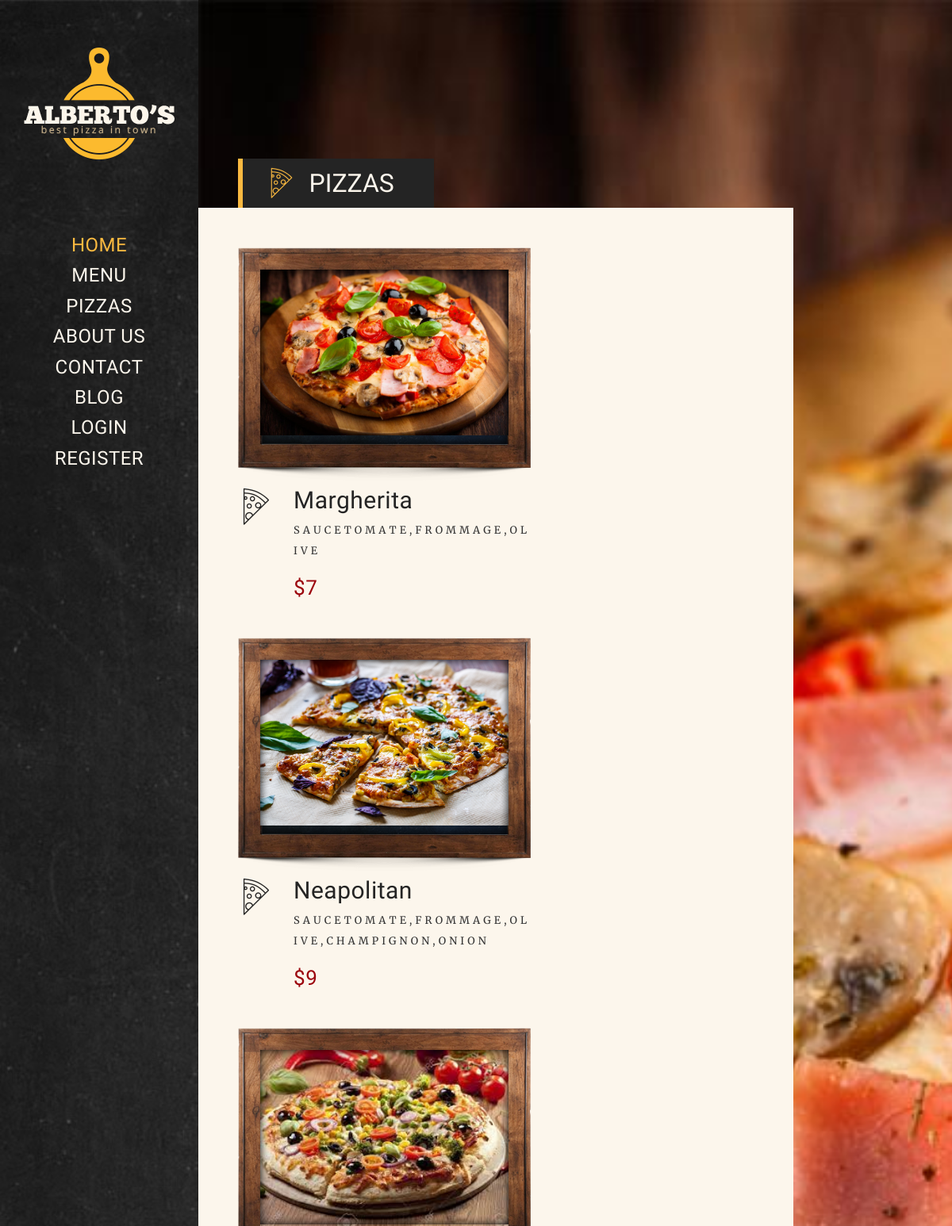
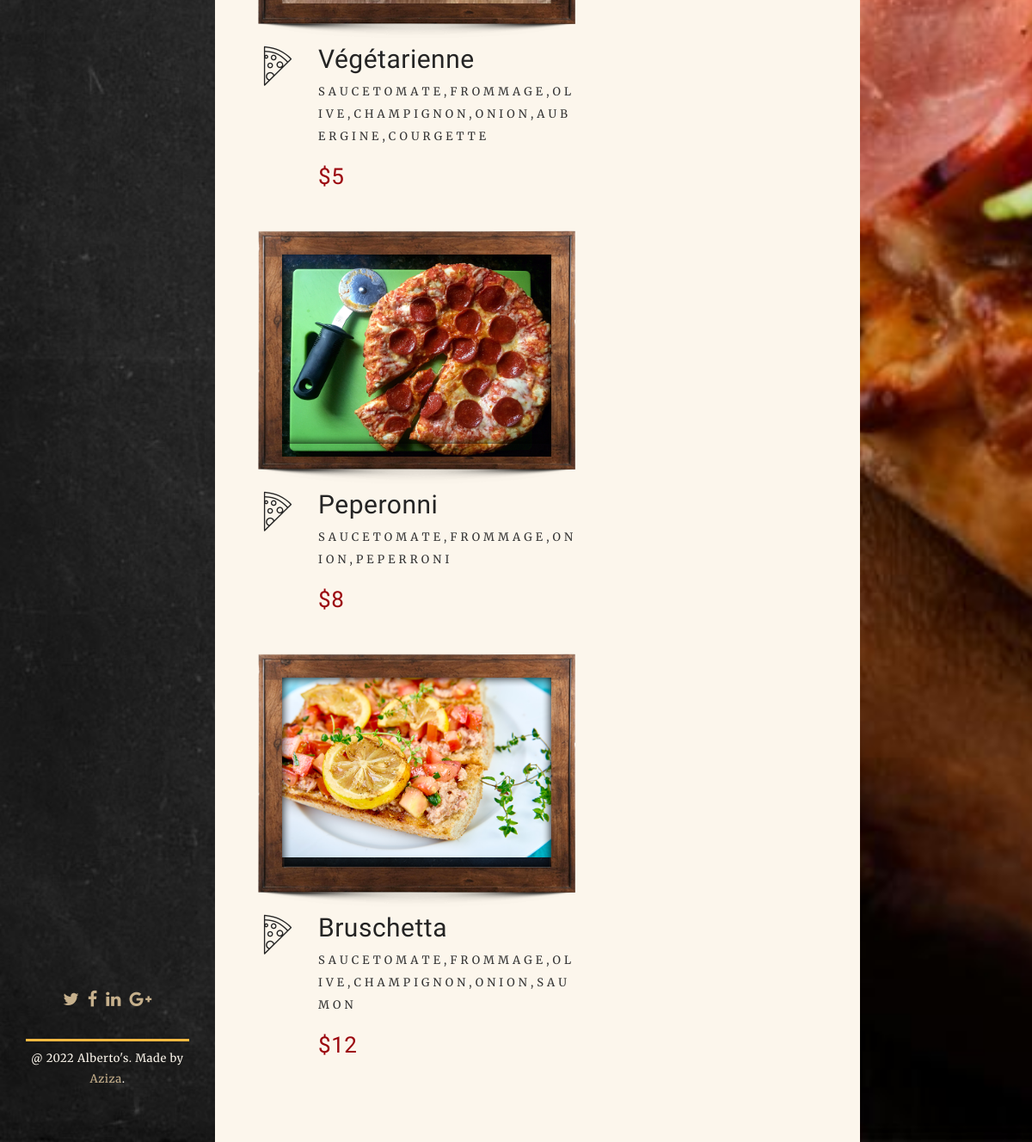
Page /pizzas/ on the committed database (2 pictures, top to bottom).
### menu/models.py (models this page shows, shortened)
class Pizza(models.Model):
    type = ForeignKey('Type', on_delete=models.SET_NULL, null=True, blank=True)
    title = CharField(max_length=150, unique=True,null=True,blank=True)
    slug = SlugField(unique=True, db_index=True, null=True, blank=True)
    price = IntegerField(default=1)
    picture = ImageField(null=True, upload_to="pizza/")
    state = IntegerField(default=0, choices=LIST_STATE)
    created = DateTimeField(auto_now_add=True)
    updated = DateTimeField(auto_now=True)
    ingredients = ManyToManyField('Ingredient')

### menu/views.py (the view)
# urls.py: path('pizzas/', pizzas, name = 'pizza'),
def pizzas(request):
    pizzas = Pizza.objects.filter(state=1, type=6)
    return render(request, 'pizza/pizzas.html', {'pizzas': pizzas})

### menu/models.py (called while the page is built)
    def __str__(self) :
        return self.title

### menu/templates/pizza/pizzas.html (shortened to what this page needs)
{% extends 'master.html' %}
{% load static %}
{% block content %}
<div id="fullwidth-container">
    <div class="page-title-wrapper">
        <div class="page-title-outher">
            <div class="page-title-inner">
                <span class="page-title-icon flaticon-pizza-slice"></span>
                <h1 class="page-title">Pizzas</h1>
            </div>
        </div>
    </div>
    <div class="page-wrapper">
        <div class="offer-menu2-wrapper">
            <div class="offer-menu2-items">
                {% for pizza in pizzas %}
                    <div class="offer-menu2-item-single">
                        <div class="offer-menu2-shadow"></div>
                        <div class="offer-menu2-thumb">
                            <img class="offer-menu2-inner-frame" src="{% static 'images/inner-shadow.png' %}" />
                        </div>
                        <div class="offer-menu2-thumb-image"><img src="{{pizza.picture.url}}" width="313" height="220" alt="{{pizza.title}}" /></div>
                        <span class="offer-menu2-icon flaticon-pizza-slice"></span>
                        <div class="offer-menu2-details">
                            <div class="single-offer-menu2-title">{{pizza.title}}</div>
                            <div class="single-offer-menu2-content">
                            <p>
                                {% for ingred in pizza.ingredients.all|join:", " %}
                                    {{ingred.title }}
                                {% endfor %}
                            </p>
                            </div>
                            <div class="single-offer-menu2-price">${{pizza.price}}</div>
                        </div>
                    </div>
                {% endfor %}
            </div>
        </div>
    </div>
</div>
{% endblock  %}

### Django_Restaurant/layout/master.html (shortened to what this page needs)
{% load static %}
<!DOCTYPE html>
<html lang="en-US">
<head>
    <link rel='stylesheet' href="{% static 'rs-slider/css/settings.css' %}" type='text/css' media='all' />
    <link rel='stylesheet' href="{% static 'css/animsition.css' %}" type='text/css' media='all' />
    <link rel='stylesheet' href="{% static 'css/font-awesome.css' %}" type='text/css' media='all' />
    <link rel='stylesheet' href="{% static 'css/simple-line-icons.css' %}" type='text/css' media='all' />
    <link rel='stylesheet' href="{% static 'css/pe-icon-7-stroke.css' %}" type='text/css' media='all' />
    <link rel='stylesheet' href="{% static 'css/flaticon.css' %}" type='text/css' media='all' />
    <link rel='stylesheet' href="{% static 'css/owl.carousel.css' %}" type='text/css' media='all' />
    <link rel='stylesheet' href="{% static 'css/jquery.easy-pie-chart.css' %}" type='text/css' media='all' />
    <link rel='stylesheet' href="{% static 'css/owl.transitions.css' %}" type='text/css' media='all' />
    <link rel='stylesheet' href="{% static 'css/style.css' %}" type='text/css' media='all' />
    <link rel='stylesheet' href="{% static 'css/media.css' %}" type='text/css' media='all' />
    <link rel='stylesheet' href="{% static 'css/custom_script.css' %}" type='text/css' media='all' />
</head>
<body class="home page-template page-template-template-home page-template-template-home-php page page-id-7">
    <div class="animsition global-wrapper">
        <div id="header" class="header-wrapper">
            <div class="logo">
                <a href="index.html" title="ALBERTOS - Pizza HTML Theme"><img class="logoImage" src="{% static 'images/logo.png' %}" alt="ALBERTOS - Pizza HTML Theme" /></a>
            </div>
            <div class="menu-wrapper">
                <div class="main-menu">
                    <div class="menu-main-nav-menu-container">
                        <ul id="menu-main-nav-menu" class="sf-menu">
                            <li class="menu-item menu-item-home current-menu-item current_page_item"><a href="{% url 'home' %}">Home</a></li>
                            <li class="menu-item"><a href="{% url 'menu' %}">Menu</a></li>
                            <li class="menu-item"><a href="{% url 'pizza' %}">Pizzas</a></li>
                            <li class="menu-item"><a href="{% url 'about' %}">About us</a></li>
                            <li class="menu-item"><a href="{% url 'contact' %}">Contact</a></li>
                            <li class="menu-item"><a href="{% url 'blog' %}">Blog</a></li>
                            {% if request.user.is_authenticated %}
                            <li class="menu-item"><a href="{% url 'logout' %}">logout</a></li>
                            {% else %}
                            <li class="menu-item"><a href="{% url 'login' %}">Login</a></li>
                            <li class="menu-item"><a href="{% url 'register' %}">Register</a></li>
                            {% endif %}
                        </ul>
                    </div>
                </div>
            </div>
            <div class="footer">
                <div class="footer-socials">
                    <ul class="socials-sh">
                        <li>
                            <a class="fa sh-socials-url fa-twitter" href="#" title="Twitter" target="_blank"></a>
                        </li>
                        <li>
                            <a class="fa sh-socials-url fa-facebook" href="#" title="Facebook" target="_blank"></a>
                        </li>
                        <li>
                            <a class="fa sh-socials-url fa-linkedin" href="#" title="LinkedIn" target="_blank"></a>
                        </li>
                        <li>
                            <a class="fa sh-socials-url fa-google-plus" href="#" title="Google Plus" target="_blank"></a>
                        </li>
                    </ul>
                </div>
                <div class="footer-content">
                    @ 2022 Alberto's. Made by <a href="" title="Pego HTML Themes">Aziza</a>.</div>
            </div>
        </div>
        <div class="container-wrapper">
            <div id="container">
                {% block content %}
                {% endblock %}
            </div>
        </div>
    </div>
</body>
</html>

### Django_Restaurant/static/css/animsition.css (style rules this page uses)
.animsition, .animsition-overlay { position: relative; opacity: 0; -webkit-animation-fill-mode: both; -o-animation-fill-mode: both; animation-fill-mode: both; }

### Django_Restaurant/static/css/media.css (style rules this page uses)
@media only screen and (max-width: 1550px) { .offer-menu2-items .offer-menu2-item-single:nth-child(3n+1) { clear: none; } }
@media only screen and (max-width: 1550px) { .offer-menu2-items .offer-menu2-item-single:nth-child(2n+1) { clear: both; } }

### rows in the picture
Pizza: title "Margherita", title "S" "A" "U" "C" "E" "T" "O" "M" "A" "T" "E" "," "F" "R" "O" "M" "M" "A" "G" "E" "," "O" "L" "I" "V" "E", price "7"
Pizza: title "Neapolitan", title "S" "A" "U" "C" "E" "T" "O" "M" "A" "T" "E" "," "F" "R" "O" "M" "M" "A" "G" "E" "," "O" "L" "I" "V" "E" "," "C" "H" "A" "M" "P" "I" "G" "N" "O" "N" "," "O" "N" "I" "O" "N", price "9"
Pizza: title "Végétarienne", title "S" "A" "U" "C" "E" "T" "O" "M" "A" "T" "E" "," "F" "R" "O" "M" "M" "A" "G" "E" "," "O" "L" "I" "V" "E" "," "C" "H" "A" "M" "P" "I" "G" "N" "O" "N" "," "O" "N" "I" "O" "N" "," "A" "U" "B" "E" "R" "G" "I" "N" "E" "," "C" "O" "U" "R" "G" "E" "T" "T" "E", price "5"
Pizza: title "Peperonni", title "S" "A" "U" "C" "E" "T" "O" "M" "A" "T" "E" "," "F" "R" "O" "M" "M" "A" "G" "E" "," "O" "N" "I" "O" "N" "," "P" "E" "P" "E" "R" "R" "O" "N" "I", price "8"
Pizza: title "Bruschetta", title "S" "A" "U" "C" "E" "T" "O" "M" "A" "T" "E" "," "F" "R" "O" "M" "M" "A" "G" "E" "," "O" "L" "I" "V" "E" "," "C" "H" "A" "M" "P" "I" "G" "N" "O" "N" "," "O" "N" "I" "O" "N" "," "S" "A" "U" "M" "O" "N", price "12"
